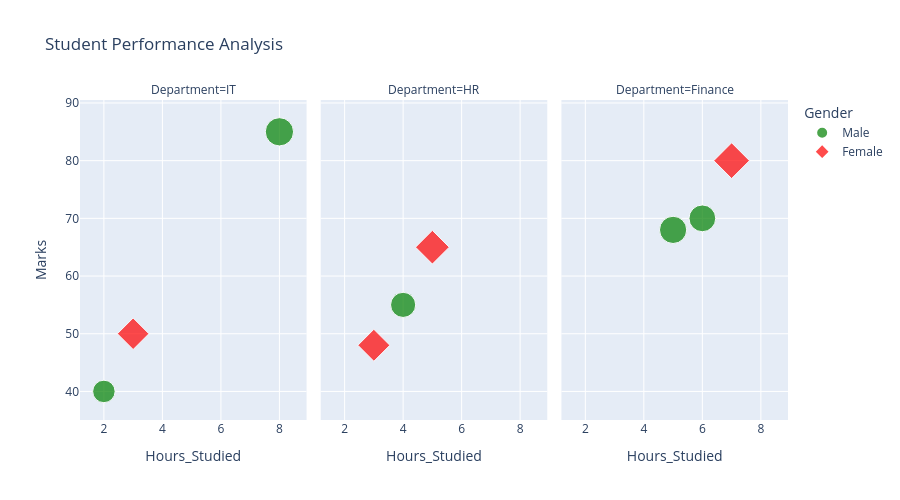

Notebook code cell kept with this figure:
### Code cell
import pandas as pd
import plotly.express as px

data = {
    "Hours_Studied": [2,3,4,5,6,7,8,3,5],
    "Marks": [40,50,55,65,70,80,85,48,68],
    "Gender": ["Male","Female","Male","Female","Male","Female","Male",
               "Female","Male"],
    "Attendance": [60,70,75,80,85,90,95,72,88],
    "Department": ["IT","IT","HR","HR","Finance","Finance","IT","HR","Finance"]
}

df = pd.DataFrame(data)
fig = px.scatter(
    df,
    x="Hours_Studied",
    y="Marks",
    width=900,
    height=500,
    title="Student Performance Analysis",
    color="Gender",                 # grouping by color
    size="Attendance",              # bubble size
    color_discrete_map={
        "Male": "green",
        "Female": "red"
    },
    
    color_discrete_sequence=["blue","red"],
    symbol="Gender",                # different marker shapes
    facet_col="Department"         # separate charts by column
)

fig.show()

### Figure 1 — Plotly figure (JSON) as saved in the notebook; plotly's stock layout.template omitted (floating-point values rounded to 4 significant figures)
{"data": [{"hovertemplate": "Gender=Male<br>Department=IT<br>Hours_Studied=%{x}<br>Marks=%{y}<br>Attendance=%{marker.size}<extra></extra>", "legendgroup": "Male", "marker": {"color": "green", "size": [60, 95], "sizemode": "area", "sizeref": 0.2375, "symbol": "circle"}, "mode": "markers", "name": "Male", "orientation": "v", "showlegend": true, "type": "scatter", "x": [2, 8], "xaxis": "x", "y": [40, 85], "yaxis": "y"}, {"hovertemplate": "Gender=Male<br>Department=HR<br>Hours_Studied=%{x}<br>Marks=%{y}<br>Attendance=%{marker.size}<extra></extra>", "legendgroup": "Male", "marker": {"color": "green", "size": [75], "sizemode": "area", "sizeref": 0.2375, "symbol": "circle"}, "mode": "markers", "name": "Male", "orientation": "v", "showlegend": false, "type": "scatter", "x": [4], "xaxis": "x2", "y": [55], "yaxis": "y2"}, {"hovertemplate": "Gender=Male<br>Department=Finance<br>Hours_Studied=%{x}<br>Marks=%{y}<br>Attendance=%{marker.size}<extra></extra>", "legendgroup": "Male", "marker": {"color": "green", "size": [85, 88], "sizemode": "area", "sizeref": 0.2375, "symbol": "circle"}, "mode": "markers", "name": "Male", "orientation": "v", "showlegend": false, "type": "scatter", "x": [6, 5], "xaxis": "x3", "y": [70, 68], "yaxis": "y3"}, {"hovertemplate": "Gender=Female<br>Department=IT<br>Hours_Studied=%{x}<br>Marks=%{y}<br>Attendance=%{marker.size}<extra></extra>", "legendgroup": "Female", "marker": {"color": "red", "size": [70], "sizemode": "area", "sizeref": 0.2375, "symbol": "diamond"}, "mode": "markers", "name": "Female", "orientation": "v", "showlegend": true, "type": "scatter", "x": [3], "xaxis": "x", "y": [50], "yaxis": "y"}, {"hovertemplate": "Gender=Female<br>Department=HR<br>Hours_Studied=%{x}<br>Marks=%{y}<br>Attendance=%{marker.size}<extra></extra>", "legendgroup": "Female", "marker": {"color": "red", "size": [80, 72], "sizemode": "area", "sizeref": 0.2375, "symbol": "diamond"}, "mode": "markers", "name": "Female", "orientation": "v", "showlegend": false, "type": "scatter", "x": [5, 3], "xaxis": "x2", "y": [65, 48], "yaxis": "y2"}, {"hovertemplate": "Gender=Female<br>Department=Finance<br>Hours_Studied=%{x}<br>Marks=%{y}<br>Attendance=%{marker.size}<extra></extra>", "legendgroup": "Female", "marker": {"color": "red", "size": [90], "sizemode": "area", "sizeref": 0.2375, "symbol": "diamond"}, "mode": "markers", "name": "Female", "orientation": "v", "showlegend": false, "type": "scatter", "x": [7], "xaxis": "x3", "y": [80], "yaxis": "y3"}], "layout": {"annotations": [{"font": {}, "showarrow": false, "text": "Department=IT", "x": 0.16, "xanchor": "center", "xref": "paper", "y": 1, "yanchor": "bottom", "yref": "paper"}, {"font": {}, "showarrow": false, "text": "Department=HR", "x": 0.5, "xanchor": "center", "xref": "paper", "y": 1, "yanchor": "bottom", "yref": "paper"}, {"font": {}, "showarrow": false, "text": "Department=Finance", "x": 0.84, "xanchor": "center", "xref": "paper", "y": 1, "yanchor": "bottom", "yref": "paper"}], "height": 500, "legend": {"itemsizing": "constant", "title": {"text": "Gender"}, "tracegroupgap": 0}, "title": {"text": "Student Performance Analysis"}, "width": 900, "xaxis": {"anchor": "y", "domain": [0, 0.32], "title": {"text": "Hours_Studied"}}, "xaxis2": {"anchor": "y2", "domain": [0.34, 0.66], "matches": "x", "title": {"text": "Hours_Studied"}}, "xaxis3": {"anchor": "y3", "domain": [0.68, 1.0], "matches": "x", "title": {"text": "Hours_Studied"}}, "yaxis": {"anchor": "x", "domain": [0, 1], "title": {"text": "Marks"}}, "yaxis2": {"anchor": "x2", "domain": [0, 1], "matches": "y", "showticklabels": false}, "yaxis3": {"anchor": "x3", "domain": [0, 1], "matches": "y", "showticklabels": false}}}
